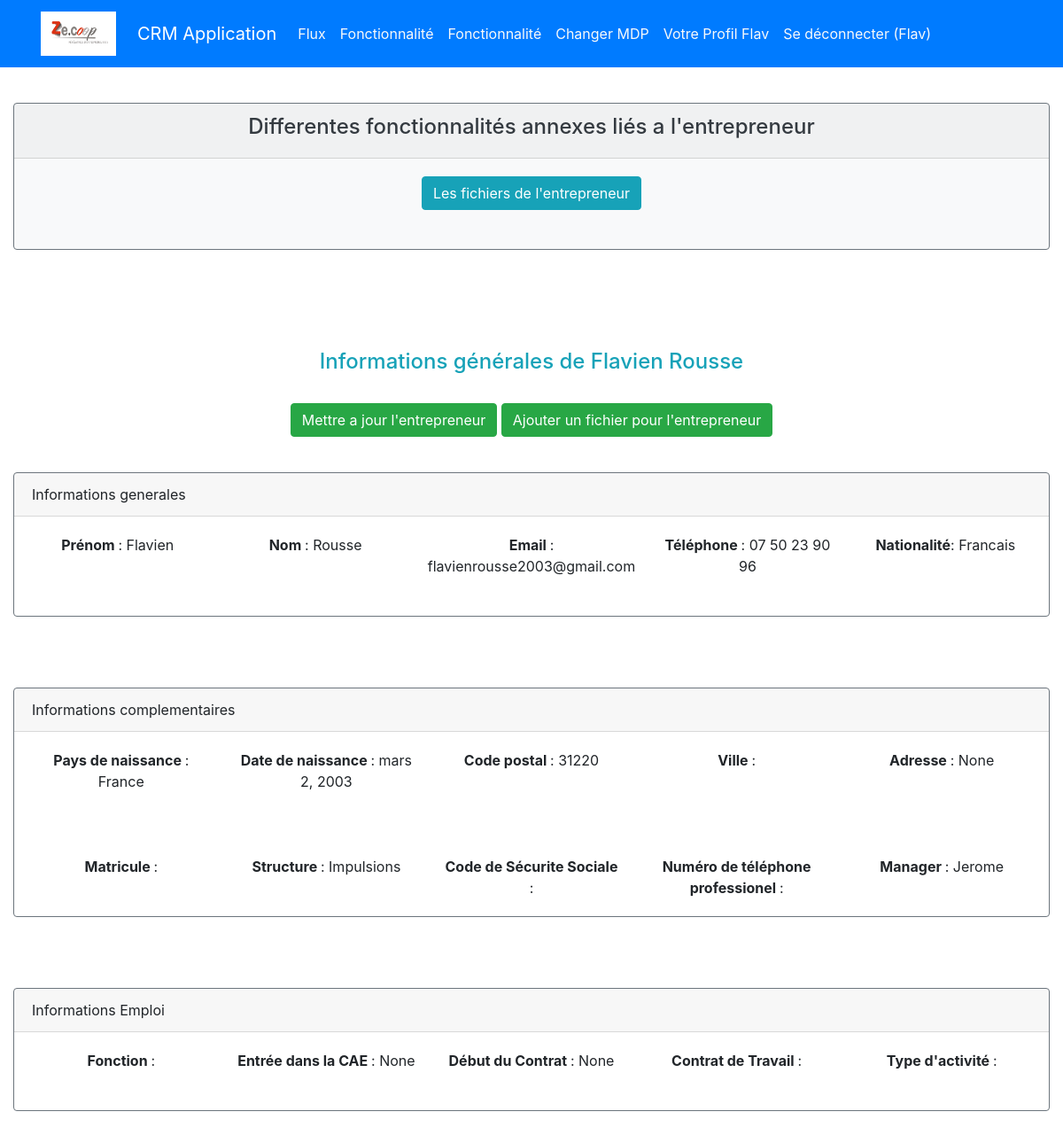
The app's page /home/2/ (signed in), older data.
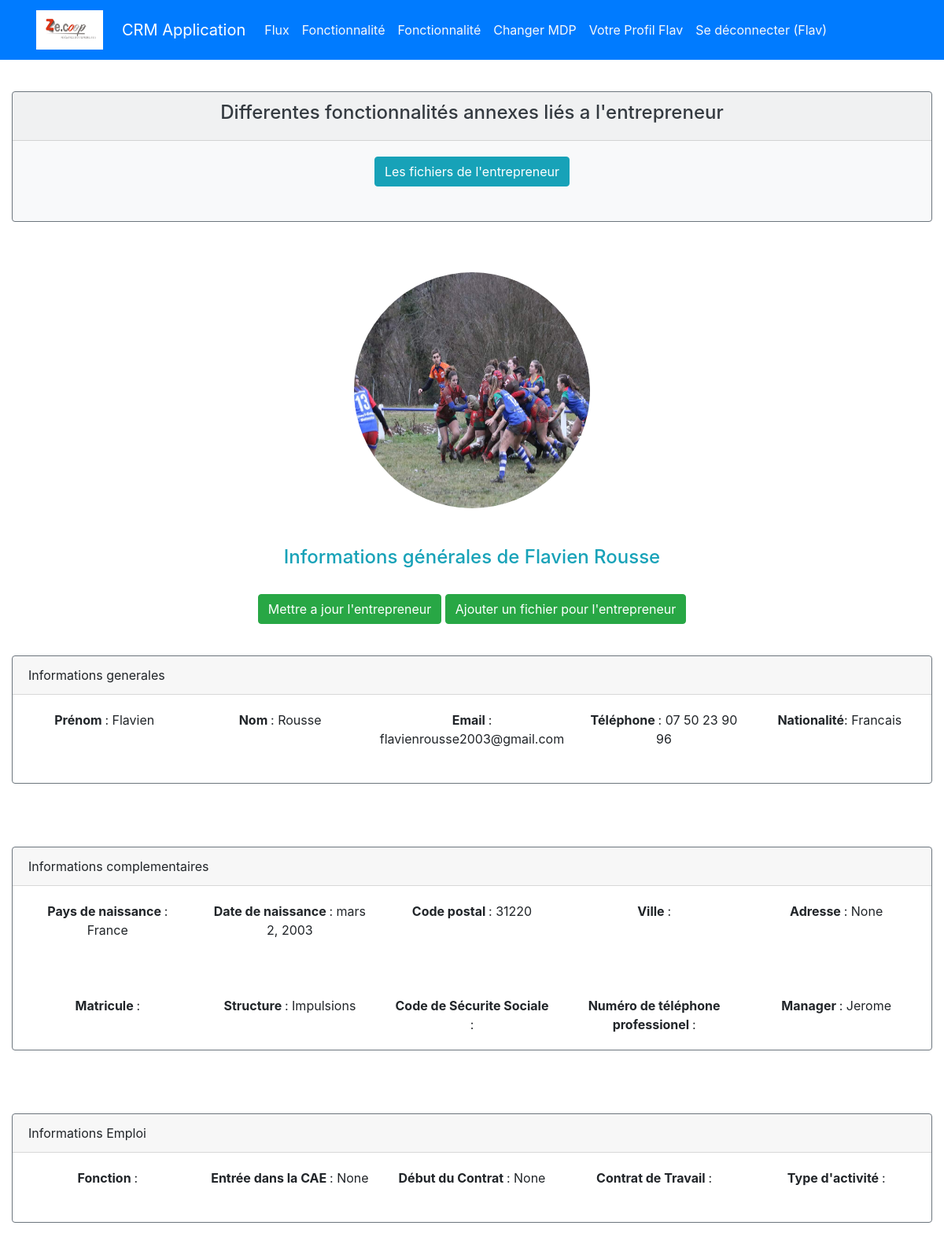
The same page, newer data.
### appflux/models.py (models this page shows, shortened)
class Entrepreneur(models.Model):
    nom = models.CharField (max_length=30,)
    prenom = models.CharField(max_length=30, verbose_name="prénom")
    matricule = models.CharField(max_length=30, blank=True)
    photo = models.ImageField(default='avatar.jpg', upload_to='entrepreneur_avatars', blank=True,)
    telephone = models.CharField(max_length=15 ,blank=True, verbose_name="téléphone")
    structure = models.CharField(max_length=40, choices=STRUCTURE,)
    email = models.CharField(max_length=150,)
    nationalite = models.CharField(max_length=150, verbose_name="nationalité")
    naissance = models.CharField(max_length=100, verbose_name="pays de naissance",)
    numero = models.CharField( max_length=15 ,verbose_name="numéro de téléphone professionel", blank=True)
    adresse_postal = models.CharField(max_length=200, verbose_name="Code")
    adresse = models.CharField(max_length=200, blank=True, null=True)
    securite_social = models.CharField(max_length=240, blank=True, verbose_name=" Numéro de sécurité social")
    date_naissance = models.DateField(verbose_name="date de naissance")
    ville = models.CharField(max_length=120, verbose_name="lieu de résidence", blank=True )
    fonction = models.CharField(max_length=240, blank=True,)
    date_entree = models.DateField(blank=True, null= True, verbose_name="date d'entrée dans la CAE")
    debut = models.DateField(blank=True, null=True, verbose_name="date du début du contrat")
    motif = models.CharField(max_length=240, blank=True, verbose_name=' Contrat de travail', choices=TRAVAIL)
    activite = models.CharField(max_length=40, blank=True, verbose_name="type de activité", choices=ACTIVITE)
    manager = models.ForeignKey(User, on_delete=models.CASCADE, null=True, blank=True)

### authentification/models.py (models this page shows)
class User(AbstractUser):
    pass

### appflux/views.py (the view)
# urls.py: path('home/<int:entrepreneur_id>/', appflux.views.detail_entrepreneur ,name="entrepreneur_detail"),
@login_required
def detail_entrepreneur(request, entrepreneur_id):
    entrepreneur = get_object_or_404(Entrepreneur, id=entrepreneur_id)
    return render(request, 'appflux/entrepreneur_detail.html', {'entrepreneur': entrepreneur,})

### appflux/templates/appflux/entrepreneur_detail.html (shortened to what the changed rows need)
{% extends "base.html" %}
{% block content %}
<br>
<div class="col">
    <div class="card text-white bg-light my-3 border-secondary"  >
    </div>
</div>
    {% if entrepreneur.photo %}
<div class="text-center">
    <img class = "rounded-circle" width=300 height=300 src="{{entrepreneur.photo.url}}"
        alt="{{ entrepreneur.nom }}" class="avatar rounded mx-auto d-block"  accept=".jpg,.jpeg,.png"/>
</div>
{% endif %} </br> </br>
<h4 class="text-info text-center"> Informations générales de {{entrepreneur.prenom}}  {{entrepreneur.nom}} </h4></br>
<div class ="text-center" >
    <a href = "{% url 'update_entrepreneur' entrepreneur.id   %}" class="btn btn-success"> Mettre a jour l'entrepreneur</a>
    <a href="{% url 'telecharger_fichier' entrepreneur.id %}" class="btn btn-success">Ajouter un fichier pour l'entrepreneur</a>
</div></br>
<div class="col">
<div class="card  my-3 border-secondary"  >
    <div class="card-body text-center">
        <div class="row">
            <div class="col">
                <strong> Prénom </strong>: {{entrepreneur.prenom}} </br>
            </div>
            <div class="col">
                <strong> Nom </strong>: {{entrepreneur.nom}} </br>
            </div>
            <div class="col">
                <strong> Email </strong>: {{entrepreneur.email}} </br>
            </div>
            <div class="col">
                <strong> Téléphone </strong>: {{entrepreneur.telephone}} </br>
            </div>
            <div class="col">
                <strong> Nationalité</strong>: {{entrepreneur.nationalite}} </br>
            </div>
        </div></br>
    </div>
</div>
</div>
<div class="col">
<div class="card  my-3 border-secondary"  >
    <div class="card-body text-center">
        <div class="row">
            <div class="col">
                <strong> Pays de naissance </strong>: {{entrepreneur.naissance}} </br>
            </div>
            <div class="col">
                <strong> Date de naissance </strong>: {{entrepreneur.date_naissance}} </br>
            </div>
            <div class="col">
                <strong> Code postal </strong>: {{entrepreneur.adresse_postal}} </br>
            </div>
            <div class="col">
                <strong> Ville </strong>: {{entrepreneur.ville}} </br>
            </div>
            <div class="col">
                <strong>  Adresse </strong>: {{entrepreneur.adresse}} </br>
            </div>
        </div></br></br></br>
        <div class="row">
            <div class="col">
                <strong> Matricule </strong>: {{entrepreneur.matricule}} </br>
            </div>
            <div class="col">
                <strong> Structure </strong>: {{entrepreneur.structure}} </br>
            </div>
            <div class="col">
                <strong> Code de Sécurite Sociale </strong>: {{entrepreneur.securite_social}} </br>
            </div>
            <div class="col">
                <strong> Numéro de téléphone professionel </strong>: {{entrepreneur.numero}} </br>
            </div>
            <div class="col">
                <strong> Manager </strong>: {{entrepreneur.manager}} </br>
            </div>
        </div>
    </div>
</div></br> </br>
</div>
<div class="col">
    <div class="card  my-3 border-secondary"  >
        <div class="card-body text-center">
            <div class="row">
                <div class="col">
                    <strong> Fonction </strong>: {{entrepreneur.fonction}} </br>
                </div>
                <div class="col">
                    <strong> Entrée dans la CAE </strong>: {{entrepreneur.date_entree}} </br>
                </div>
                <div class="col">
                    <strong> Début du Contrat </strong>: {{entrepreneur.debut}} </br>
                </div>
                <div class="col">
                    <strong> Contrat de Travail </strong>: {{entrepreneur.motif}} </br>
                </div>
                <div class="col">
                    <strong> Type d'activité </strong>: {{entrepreneur.activite}} </br>
                </div>
            </div></br>
        </div>
    </div>
    </div>
{% endblock content %}

Row changes from the older to the newer data that the page shows:
changed Entrepreneur "Flavien": photo: picture added
